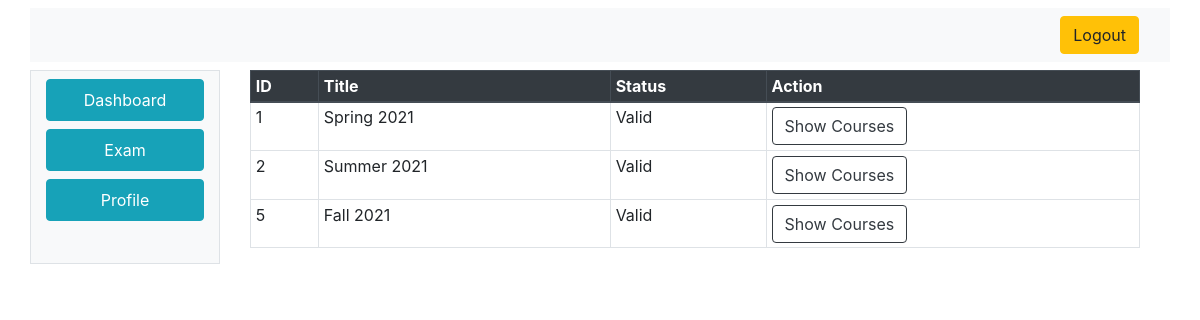
Screenshot of /student/AllStudentSemester.php with the database file from the repository.
### tables this page shows
CREATE TABLE `semester` (
  `SemesterID` int(11) NOT NULL,
  `SemesterTitle` varchar(100) NOT NULL,
  `Status` tinyint(1) NOT NULL
);

### index_model.php (called while the page is built, shortened)
<?php
class IndexModel
{
	public $con;
	public function IndexModel()
	{
		$this->host = "localhost:3306";
		$this->user = "root";
		$this->pass = "";
		$this->dbname = "exam4";
		$this->con =  new mysqli($this->host, $this->user, $this->pass, $this->dbname);
	}
	public function getAllSemestersInfo()
	{
		$q = "SELECT * FROM semester";
		$r = mysqli_query($this->con, $q);
		if ($r == false) {
			return 0;
		} else {
			return $r;
		}
	}
}

### student/AllStudentSemester.php (the view, shortened to what this page needs)
<html>
<head>
  <link rel="stylesheet" href="css.css">
  <link rel="stylesheet" href="https://stackpath.bootstrapcdn.com/bootstrap/4.4.1/css/bootstrap.min.css">
</head>
<body>
  <div class="container mt-2">
    <div class="row">
      <div class="col-12 mb-2 bg-light">
        <nav class="navbar navbar-expand-lg navbar-light bg-light justify-content-end">
          <a class="btn btn-warning ml-2" href="../logout.php"><i class="fa fa-sign-out" aria-hidden="true"></i>
            Logout
          </a>
        </nav>
      </div>
      <div class="col-2 bg-light border">
        <nav class=" d-none d-md-block bg-light sidebar">
          <?php
          require_once('sidebar.php');
          ?>
        </nav>
      </div>
      <div class="col-10 bg-transparent">
        <div class="container-fluid container-responsive">
          <div class="table-responsive">
            <table class="table  table-sm table-hover table-bordered">
              <thead class="thead-dark">
                <tr>
                  <th scope="col">ID</th>
                  <th scope="col">Title</th>
                  <th scope="col">Status</th>
                  <th scope="col">Action</th>
                </tr>
              </thead>
              <tbody>
                <?php
                require_once('../index_model.php');
                $indObj = new IndexModel();
                $rs = $indObj->getAllSemestersInfo();
                while ($d = mysqli_fetch_assoc($rs)) {
                  echo $str = "<tr><td>" . $d["SemesterID"] . "</td><td>" . $d["SemesterTitle"] . "</td>";
                  if ($d["Status"] == 1) {
                    echo $str = " <td>Valid</td>";
                  } else {
                    echo $str = " <td>Invalid</td>";
                  }
                  echo "<td>
                      <a href='semesterToSections.php?SemesterID=" . $d["SemesterID"] . "' class='btn btn-outline-dark'>Show Courses</a>
                    </td>
                  </tr>";
                }
                ?>
              </tbody>
            </table>
          </div>
        </div>
      </div>
    </div>
  </div>
</body>
</html>

### rows the page displays
semester: SemesterID "1", SemesterTitle "Spring 2021", Status "Valid"
semester: SemesterID "2", SemesterTitle "Summer 2021", Status "Valid"
semester: SemesterID "5", SemesterTitle "Fall 2021", Status "Valid"
